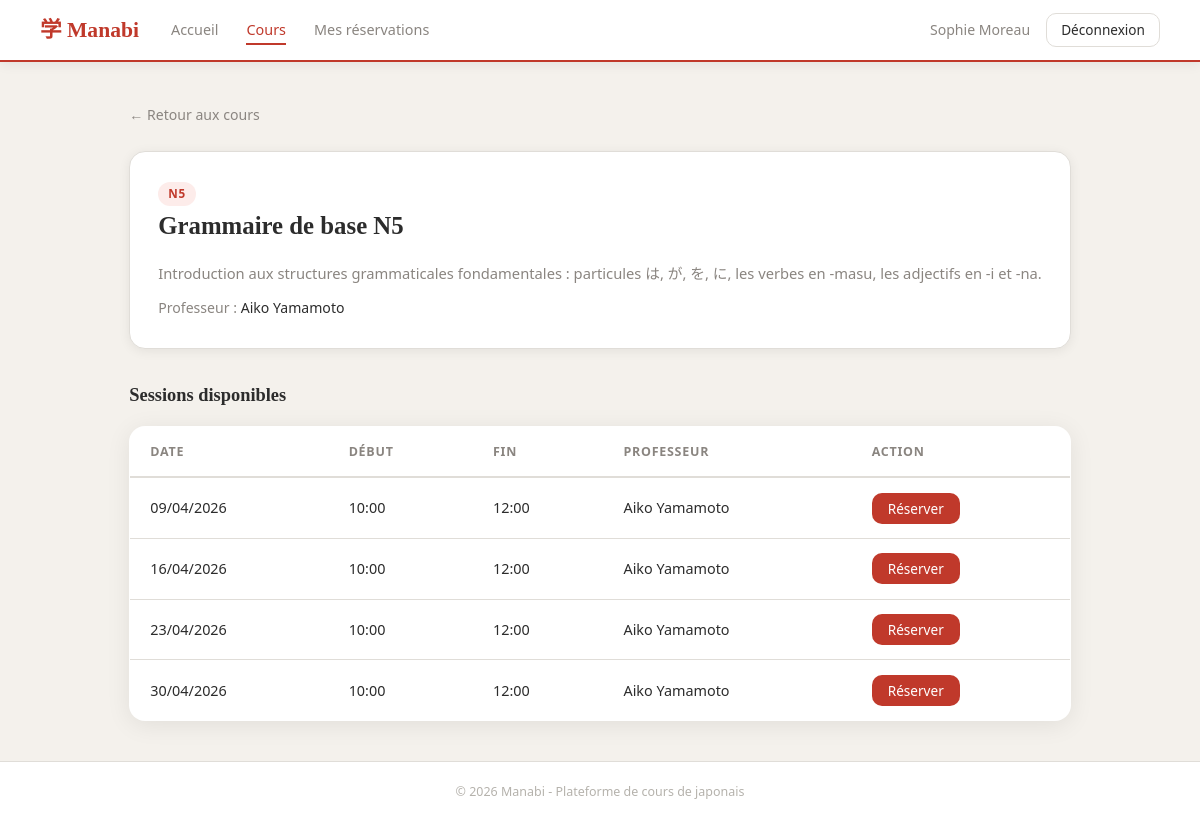
The app's page /index.php?page=cours&id=3 (signed in) with its own data.
### tables this page shows
CREATE TABLE `cours` (
  `id` int(11) NOT NULL,
  `intitule` varchar(100) NOT NULL,
  `niveau` varchar(5) DEFAULT NULL,
  `prof_id` int(11) NOT NULL,
  `description` text DEFAULT NULL
);

CREATE TABLE `users` (
  `id` int(11) NOT NULL,
  `nom` varchar(50) NOT NULL,
  `prenom` varchar(50) NOT NULL,
  `email` varchar(100) NOT NULL,
  `password` varchar(255) NOT NULL,
  `role` enum('admin','professeur','eleve') NOT NULL
);

CREATE TABLE `sessions` (
  `id` int(11) NOT NULL,
  `cours_id` int(11) NOT NULL,
  `prof_id` int(11) NOT NULL,
  `date_session` date NOT NULL,
  `heure_debut` time NOT NULL,
  `heure_fin` time NOT NULL
);

### models/cours.php (called while the page is built, shortened)
<?php
require_once __DIR__ . '/../config/database.php';
function getCoursById($id){
    global $pdo;
    $stmt = $pdo->prepare("SELECT cours.*, users.nom, users.prenom FROM cours JOIN users ON cours.prof_id = users.id WHERE cours.id = :id");
    $stmt->execute(array(':id' => $id));
    return $stmt->fetch();
}

### models/session.php (called while the page is built)
<?php
require_once __DIR__ . '/../config/database.php';
function getSessionsByCours($cours_id){
    global $pdo;
    $stmt = $pdo->prepare("SELECT sessions.*, users.nom, users.prenom FROM sessions JOIN users ON sessions.prof_id = users.id WHERE sessions.cours_id = :cours_id");
    $stmt->execute(array(':cours_id' => $cours_id));
    return $stmt->fetchAll();
}

### views/cours_detail.php (the view, shortened to what this page needs)
<?php require_once __DIR__ . '/layout/header.php'; ?>
    <a href="index.php?page=cours" class="retour-lien">← Retour aux cours</a>
    <div class="cours-detail-header">
        <span class="cours-card-niveau"><?= $cours['niveau'] ?></span>
        <h2><?= $cours['intitule'] ?></h2>
        <p style="margin: 0.75rem 0; color: var(--couleur-muted); font-size: 0.92rem;"><?= $cours['description'] ?></p>
        <div class="cours-detail-meta">
            <p>Professeur : <span><?= $cours['prenom'] . ' ' . $cours['nom'] ?></span></p>
        </div>
    </div>
    <h3 class="sessions-titre">Sessions disponibles</h3>
<?php if (empty($sessions)) : ?>
    <p>Aucune session planifiée pour ce cours.</p>
<?php else : ?>
    <table class="sessions-table">
        <thead>
        <tr>
            <th>Date</th>
            <th>Début</th>
            <th>Fin</th>
            <th>Professeur</th>
            <th>Action</th>
        </tr>
        </thead>
        <tbody>
        <?php foreach ($sessions as $session) : ?>
            <tr>
                <td><?= date('d/m/Y', strtotime($session['date_session'])) ?></td>
                <td><?= substr($session['heure_debut'], 0, 5) ?></td>
                <td><?= substr($session['heure_fin'], 0, 5) ?></td>
                <td><?= $session['prenom'] . ' ' . $session['nom'] ?></td>
                <td>
                    <form method="POST" action="index.php?page=reservations">
                        <button type="submit" class="btn-reserver">Réserver</button>
                    </form>
                </td>
            </tr>
        <?php endforeach; ?>
        </tbody>
    </table>
<?php endif; ?>
<?php require_once __DIR__ . '/layout/footer.php'; ?>

### assets/css/style.css (style rules this page uses)
:root { --couleur-principale: #c0392b; --couleur-sombre: #922b21; --couleur-texte: #2c2c2c; --couleur-fond: #f4f1ec; --couleur-blanc: #ffffff; --couleur-bordure: #e0ddd8; --couleur-erreur-bg: #fdecea; --couleur-erreur: #c0392b; --couleur-muted: #8a8580; --font-titre: 'Noto Serif JP', Georgia, serif; --font-corps: 'DM Sans', 'Segoe UI', sans-serif; --radius: 10px; --radius-lg: 16px; --ombre: 0 2px 12px rgba(0,0,0,0.07); --ombre-card: 0 4px 24px rgba(0,0,0,0.08); }
*, *::before, *::after { box-sizing: border-box; margin: 0; padding: 0; }
body { font-family: var(--font-corps); background-color: var(--couleur-fond); color: var(--couleur-texte); line-height: 1.6; min-height: 100vh; display: flex; flex-direction: column; }
a { color: var(--couleur-principale); text-decoration: none; }
.cours-card-niveau { display: inline-block; background: #fdecea; color: var(--couleur-principale); font-size: 0.73rem; font-weight: 600; letter-spacing: 0.06em; padding: 3px 10px; border-radius: 20px; align-self: flex-start; }
.retour-lien { display: inline-flex; align-items: center; gap: 0.3rem; font-size: 0.88rem; color: var(--couleur-muted); margin-bottom: 1.5rem; transition: color 0.2s; text-decoration: none; }
.cours-detail-header { background: var(--couleur-blanc); border-radius: var(--radius-lg); padding: 1.75rem; margin-bottom: 2rem; border: 1px solid var(--couleur-bordure); box-shadow: var(--ombre); }
.cours-detail-header h2 { font-family: var(--font-titre); font-size: 1.55rem; font-weight: 600; margin-bottom: 1rem; }
.cours-detail-meta { display: flex; flex-wrap: wrap; gap: 1.5rem; font-size: 0.88rem; color: var(--couleur-muted); }
.cours-detail-meta span { font-weight: 500; color: var(--couleur-texte); }
.sessions-titre { font-family: var(--font-titre); font-size: 1.15rem; font-weight: 600; margin-bottom: 1rem; }
.sessions-table { width: 100%; border-collapse: collapse; background: var(--couleur-blanc); border-radius: var(--radius-lg); overflow: hidden; box-shadow: var(--ombre-card); border: 1px solid var(--couleur-bordure); }
.sessions-table thead { background: var(--couleur-blanc); border-bottom: 2px solid var(--couleur-bordure); }
.sessions-table thead th { padding: 0.9rem 1.25rem; text-align: left; font-size: 0.78rem; font-weight: 600; letter-spacing: 0.06em; text-transform: uppercase; color: var(--couleur-muted); }
.sessions-table tbody tr { border-bottom: 1px solid var(--couleur-bordure); transition: background 0.15s; }
.sessions-table tbody tr:last-child { border-bottom: none; }
.sessions-table tbody td { padding: 0.9rem 1.25rem; font-size: 0.9rem; }
.btn-reserver { background: var(--couleur-principale); color: var(--couleur-blanc); border: none; border-radius: var(--radius); padding: 6px 16px; font-size: 0.85rem; font-family: var(--font-corps); font-weight: 500; cursor: pointer; transition: background 0.2s; }

### records on screen
cours: niveau "N5", intitule "Grammaire de base N5", description "Introduction aux structures grammaticales fondamentales : particules は, が, を, に, les verbes en -masu, les adjectifs en -i et -na.", prof.prenom "Aiko", prof.nom "Yamamoto"
sessions: date_session "09/04/2026", heure_debut "10:00", heure_fin "12:00", prof.prenom "Aiko", prof.nom "Yamamoto"
sessions: date_session "16/04/2026", heure_debut "10:00", heure_fin "12:00", prof.prenom "Aiko", prof.nom "Yamamoto"
sessions: date_session "23/04/2026", heure_debut "10:00", heure_fin "12:00", prof.prenom "Aiko", prof.nom "Yamamoto"
sessions: date_session "30/04/2026", heure_debut "10:00", heure_fin "12:00", prof.prenom "Aiko", prof.nom "Yamamoto"

### other values on screen
$_SESSION['prenom'] . ' ' . $_SESSION['nom'] "Sophie Moreau"
